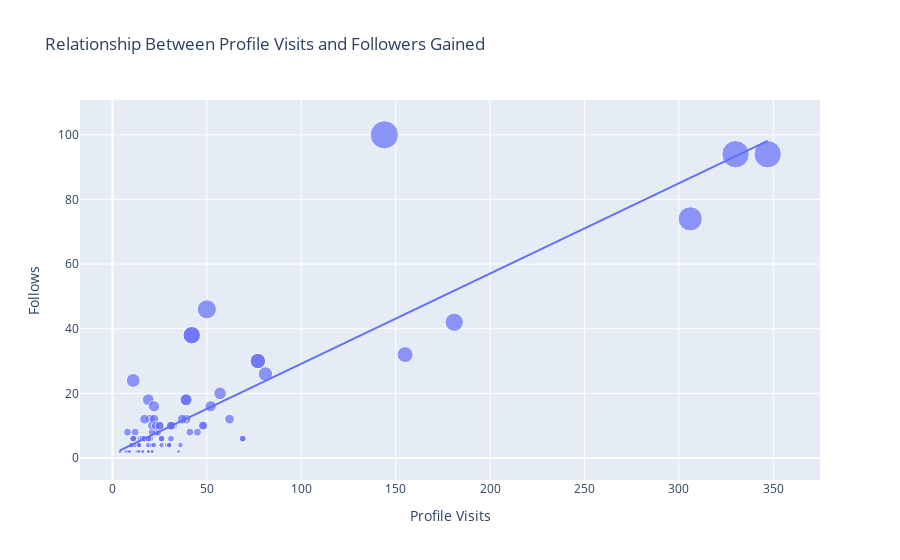

Notebook source saved alongside this figure:
### Markdown cell above
So the conversation rate of my Instagram account is 31% which sounds like a very good conversation rate. Let’s have a look at the relationship between the total profile visits and the number of followers gained from all profile visits

### Code cell
figure = px.scatter(data_frame = data, x="Profile Visits",
                    y="Follows", size="Follows", trendline="ols", 
                    title = "Relationship Between Profile Visits and Followers Gained")
figure.show()

### Figure 1 — Plotly figure (JSON) as saved in the notebook; plotly's stock layout.template omitted (floating-point values rounded to 4 significant figures)
{"data": [{"hovertemplate": "Profile Visits=%{x}<br>Follows=%{marker.size}<extra></extra>", "legendgroup": "", "marker": {"color": "#636efa", "size": [2, 10, 12, 8, 0, 2, 0, 6, 4, 6, 4, 0, 2, 4, 42, 6, 2, 2, 30, 0, 0, 24, 100, 2, 4, 6, 6, 6, 2, 2, 20, 2, 4, 8, 26, 2, 2, 4, 0, 2, 94, 8, 18, 10, 4, 4, 4, 4, 18, 38, 10, 12, 4, 4, 74, 0, 6, 6, 0, 6, 12, 10, 8, 8, 46, 12, 10, 94, 6, 10, 6, 4, 12, 16, 12, 8, 32, 8, 16, 6, 10, 10, 6, 2, 2, 30, 0, 4, 4, 18, 38, 10, 2, 4, 6, 6, 6, 2, 2], "sizemode": "area", "sizeref": 0.25, "symbol": "circle"}, "mode": "markers", "name": "", "orientation": "v", "showlegend": false, "type": "scatter", "x": [35, 48, 62, 23, 8, 9, 26, 12, 36, 31, 29, 15, 8, 20, 181, 17, 16, 21, 77, 10, 9, 11, 144, 14, 10, 19, 69, 11, 19, 9, 57, 13, 11, 24, 81, 4, 7, 14, 18, 8, 330, 21, 19, 32, 19, 21, 14, 30, 39, 42, 31, 20, 12, 22, 306, 13, 26, 16, 15, 15, 39, 21, 8, 45, 50, 37, 25, 347, 26, 48, 16, 26, 17, 52, 22, 41, 155, 12, 22, 20, 23, 25, 17, 16, 21, 77, 10, 14, 30, 39, 42, 31, 14, 10, 19, 69, 11, 19, 9], "xaxis": "x", "y": [2, 10, 12, 8, 0, 2, 0, 6, 4, 6, 4, 0, 2, 4, 42, 6, 2, 2, 30, 0, 0, 24, 100, 2, 4, 6, 6, 6, 2, 2, 20, 2, 4, 8, 26, 2, 2, 4, 0, 2, 94, 8, 18, 10, 4, 4, 4, 4, 18, 38, 10, 12, 4, 4, 74, 0, 6, 6, 0, 6, 12, 10, 8, 8, 46, 12, 10, 94, 6, 10, 6, 4, 12, 16, 12, 8, 32, 8, 16, 6, 10, 10, 6, 2, 2, 30, 0, 4, 4, 18, 38, 10, 2, 4, 6, 6, 6, 2, 2], "yaxis": "y"}, {"hovertemplate": "<b>OLS trendline</b><br>Follows = 0.279105 * Profile Visits + 1.25541<br>R<sup>2</sup>=0.761888<br><br>Profile Visits=%{x}<br>Follows=%{y} <b>(trend)</b><extra></extra>", "legendgroup": "", "marker": {"color": "#636efa", "symbol": "circle"}, "mode": "lines", "name": "", "showlegend": false, "type": "scatter", "x": [4, 7, 8, 8, 8, 8, 9, 9, 9, 9, 10, 10, 10, 10, 11, 11, 11, 11, 12, 12, 12, 13, 13, 14, 14, 14, 14, 14, 15, 15, 15, 16, 16, 16, 16, 17, 17, 17, 18, 19, 19, 19, 19, 19, 19, 20, 20, 20, 21, 21, 21, 21, 21, 22, 22, 22, 23, 23, 24, 25, 25, 26, 26, 26, 26, 29, 30, 30, 31, 31, 31, 32, 35, 36, 37, 39, 39, 39, 41, 42, 42, 45, 48, 48, 50, 52, 57, 62, 69, 69, 77, 77, 81, 144, 155, 181, 306, 330, 347], "xaxis": "x", "y": [2.372, 3.209, 3.488, 3.488, 3.488, 3.488, 3.767, 3.767, 3.767, 3.767, 4.046, 4.046, 4.046, 4.046, 4.326, 4.326, 4.326, 4.326, 4.605, 4.605, 4.605, 4.884, 4.884, 5.163, 5.163, 5.163, 5.163, 5.163, 5.442, 5.442, 5.442, 5.721, 5.721, 5.721, 5.721, 6.0, 6.0, 6.0, 6.279, 6.558, 6.558, 6.558, 6.558, 6.558, 6.558, 6.838, 6.838, 6.838, 7.117, 7.117, 7.117, 7.117, 7.117, 7.396, 7.396, 7.396, 7.675, 7.675, 7.954, 8.233, 8.233, 8.512, 8.512, 8.512, 8.512, 9.349, 9.629, 9.629, 9.908, 9.908, 9.908, 10.19, 11.02, 11.3, 11.58, 12.14, 12.14, 12.14, 12.7, 12.98, 12.98, 13.82, 14.65, 14.65, 15.21, 15.77, 17.16, 18.56, 20.51, 20.51, 22.75, 22.75, 23.86, 41.45, 44.52, 51.77, 86.66, 93.36, 98.1], "yaxis": "y"}], "layout": {"legend": {"itemsizing": "constant", "tracegroupgap": 0}, "title": {"text": "Relationship Between Profile Visits and Followers Gained"}, "xaxis": {"anchor": "y", "domain": [0, 1], "title": {"text": "Profile Visits"}}, "yaxis": {"anchor": "x", "domain": [0, 1], "title": {"text": "Follows"}}}}
